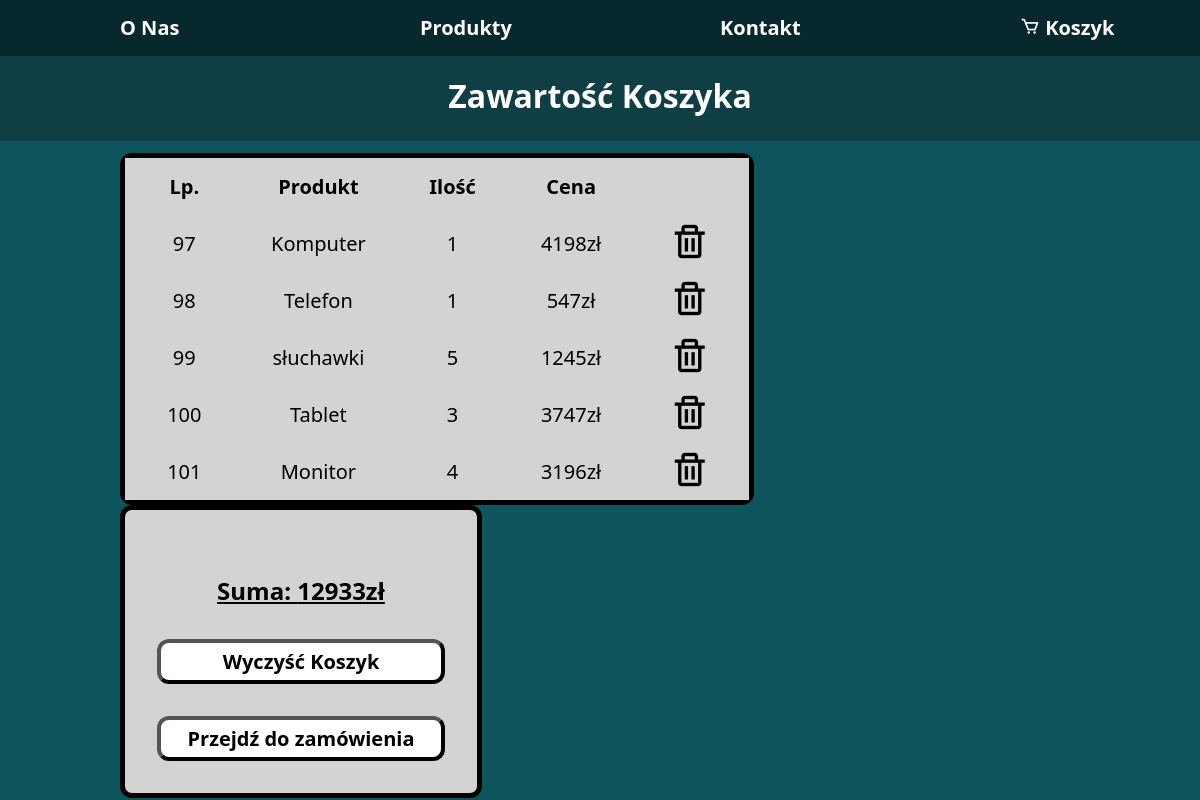
The page /src/strony/koszyk.php on the database its author committed.
### tables this page shows
CREATE TABLE `koszyk` (
  `Id` int(11) NOT NULL,
  `ItemName` varchar(255) DEFAULT NULL,
  `Price` int(4) DEFAULT NULL,
  `Quantity` int(2) DEFAULT NULL
);

### src/strony/koszyk.php (the view, shortened to what this page needs)
<?php
    require_once "../skrypty/conn.php";
?>
<!DOCTYPE html>
<html lang="en">
<head>
    <link rel="stylesheet" href="../css/style.css">
    <link rel="stylesheet" href="../css/koszyk.css">
    <link href='https://unpkg.com/boxicons@2.1.4/css/boxicons.min.css' rel='stylesheet'>
</head>
<body>
    <div id="header">
        <p><a href="index.php">O Nas</a></p>
        <p><a href="produkty.php">Produkty</a></p>
        <p><a href="kontakt.php">Kontakt</p>
        <p><a href="koszyk.php"><i class='bx bx-cart'></i> Koszyk</a></p>
    </div><br>
    <div id="banner">
        <h1>Zawartość Koszyka</h1>
    </div>
    <div id="main">
        <?php
            $query = "SELECT * FROM `koszyk` ORDER BY `Id` ASC";
            $stmt = $conn->prepare($query);
            $stmt->execute();
            $res = $stmt->get_result();
            $sum = 0;
            if (mysqli_num_rows($res) > 0) {
            print("<div id='table'><table>");
            print("<tr>");
            print("<th>Lp.</th>");
            print("<th>Produkt</th>");
            print("<th>Ilość</th>");
            print("<th>Cena</th>");
            while ($rows = mysqli_fetch_assoc($res)) {?>
            <tr>
                <td><?= $rows['Id']?></td>
                <td><?= $rows['ItemName']?></td>
                <td><?= $rows['Quantity']?></td>
                <td><?= $rows['Price']*$rows['Quantity'] ?>zł</td>
                <td class="buttonTD">
                    <button type="submit" onclick="remove_from_cart('<?= $rows['ItemName']?>')"><i class='bx bx-trash'></i></button>
                </td>
            </tr>
            <?php $sum += $rows['Price'] * $rows['Quantity'];
            }
            print('</table></div>
                <div id="btns">
                <h2>Suma: '.$sum.'zł</h2><br>
                <button class="btn" onclick="clear_cart()">Wyczyść Koszyk</button><br>
                <button class="btn">Przejdź do zamówienia</button>
                </div>');
            }
            else {
                print ("<h1>Brak elementów w koszyku.<br><a href='produkty.php'>Przejdź do strony z produktami</a></h1>");
            }
        ?>
    </div>
</body>
</html>

### src/css/style.css (style rules this page uses)
* { color: black; padding: 0; margin: 0; font-family: 'Segoe UI', Tahoma, Verdana, sans-serif; }
body { background-color: #0d545c; }
div#header { background-color: #062327; position: fixed; z-index: 15; width: 100%; height: 6%; line-height: 350%; }
div#header p { background-color: #07292d; padding-left: 10%; float: left; display: inline; width: 15%; font-size: large; font-size: 20px; font-weight: bold; }
div#header a { color: white; background-color: #07292d; text-decoration: none; background-image: linear-gradient(white, white); background-size: 0% 0.1em; background-position-y: 100%; background-position-x: 50%; background-repeat: no-repeat; transition: background-size 0.2s ease-in-out; }
div#header i { color: white; }
div#banner { text-align: center; margin-top: 2.3%; padding-top: 2%; padding-bottom: 2%; background-color: #0f3f44; }
div#banner h1 { color: white; background-color: #0f3f44; }

### src/css/koszyk.css (style rules this page uses)
div#main { text-align: center; padding-top: 1%; }
div#main { width: 80%; margin-left: 10%; }
div#table, div#btns { float: left; background-color: lightgray; border: black 5px solid; border-radius: 12px; }
div#table { width: 65%; margin-right: 1rem; }
div#btns { width: 30%; padding: 2rem; }
td, th { width: 15%; padding: 15px; font-size: 20px; }
td.buttonTD { padding: 0; }
table { width: 100%; border-collapse: collapse; background-color: lightgray; }
td.buttonTD button { border: none; background-color: transparent; font-size: 40px; }
button.btn, h2 { float: left; margin-top: 2rem; width: 100%; }
button.btn { font-size: 20px; background-color: white; font-weight: bold; border-width: 4px; padding-top: 5px; padding-bottom: 5px; padding-left: 15px; padding-right: 15px; border-radius: 12px; }
h2 { align-self: right; text-decoration: underline; }
h1, a { color: white; }

### rows shown on the page
koszyk: Id "97", ItemName "Komputer", Quantity "1", $rows['Price']*$rows['Quantity'] "4198"
koszyk: Id "98", ItemName "Telefon", Quantity "1", $rows['Price']*$rows['Quantity'] "547"
koszyk: Id "99", ItemName "słuchawki", Quantity "5", $rows['Price']*$rows['Quantity'] "1245"
koszyk: Id "100", ItemName "Tablet", Quantity "3", $rows['Price']*$rows['Quantity'] "3747"
koszyk: Id "101", ItemName "Monitor", Quantity "4", $rows['Price']*$rows['Quantity'] "3196"

### other values the page prints
$sum "12933"
